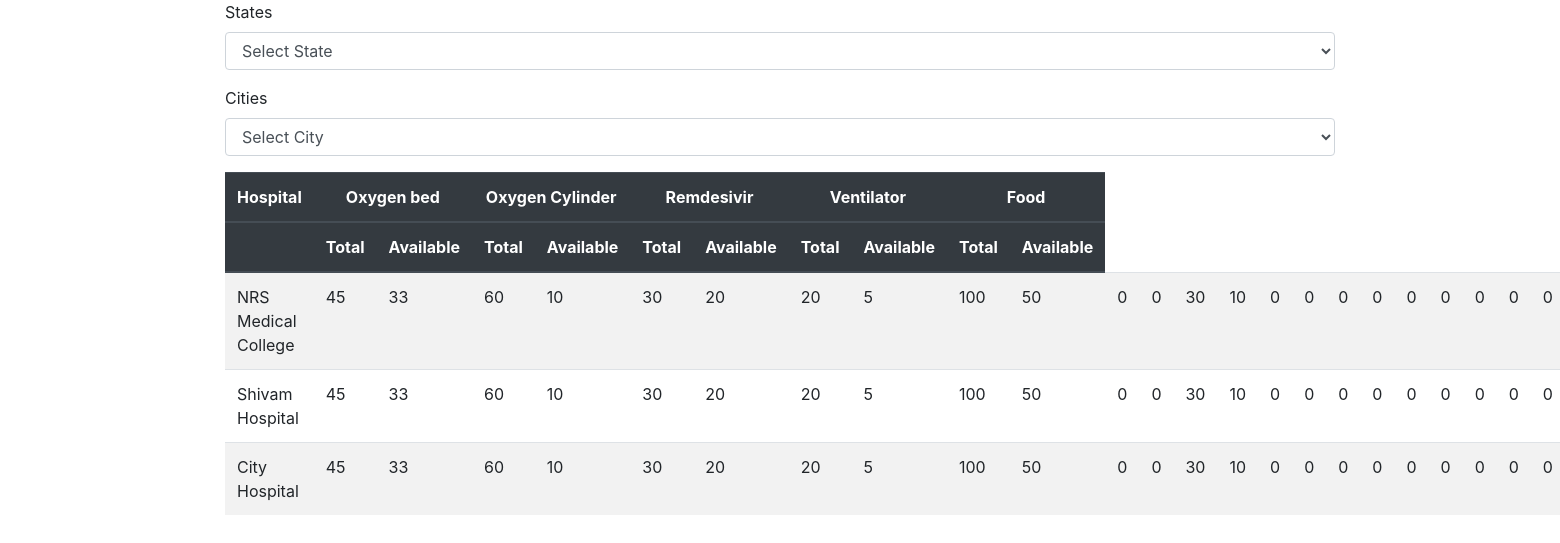
The page / on the database its author committed.
### hbapp/models.py (models this page shows, shortened)
class Facility(models.Model):
    title=models.CharField(max_length=60,null=False,blank=False,default="")

class Hospital(models.Model):
    name=models.CharField(max_length=50)
    city=models.ForeignKey(City,on_delete=models.CASCADE,related_name='hospitals')
    phone=models.CharField(max_length=12)
    address=models.CharField(max_length=200)

class Availability(models.Model):
    hospital=models.ForeignKey(Hospital,on_delete=models.CASCADE,related_name='availabilities')
    facility=models.ForeignKey(Facility,on_delete=models.CASCADE,related_name='availabilities')
    updated_at=models.DateTimeField(auto_now=True)
    total=models.IntegerField(default=0)
    available=models.IntegerField(default=0)

### hbapp/views.py (the view)
# urls.py: 2. Add a URL to urlpatterns:  path('', views.home, name='home')
def home(request):
    selected_state_id=request.GET.get('state')
    selected_city_id=request.GET.get('city')
    facilities=Facility.objects.all().order_by('pk')
    hospitals=Hospital.objects.all()
    if selected_state_id:
        cities=City.objects.filter(state=selected_state_id)
    else:
        cities=City.objects.all()
    if selected_city_id:
        hospitals=hospitals.filter(city=City(pk=selected_city_id))
    states=State.objects.all()
    availabilities=Availability.objects.all()
    context={
        'facilities':facilities,
        'cities':cities,
        'states':states,
        'hospitals':hospitals,
        'availabilities':availabilities,
        'selected_state_id':selected_state_id,
        'selected_city_id':selected_city_id
    }
    return render(request,'hbapp/index.html',context=context)

### hbapp/models.py (called while the page is built)
    def __str__(self) -> str:
        return self.name

    def __str__(self) -> str:
        return self.name

### hbapp/templatetags/custom_tags.py (called while the page is built)
@register.simple_tag
def get_availabilities(hospital):
    return Availability.objects.filter(hospital=hospital).order_by('facility_id')

@register.simple_tag
def is_state_selected(selected_state,pk):
    if selected_state==str(pk):
        return 'selected'

@register.simple_tag
def is_city_selected(selected_city_id,pk):
    if selected_city_id==str(pk):
        return 'selected'

### hbapp/templates/hbapp/index.html (shortened to what this page needs)
<!DOCTYPE html>
{% load custom_tags %}
<html lang="en">
<head>
    <link rel="stylesheet" href="https://cdn.jsdelivr.net/npm/bootstrap@4.5.3/dist/css/bootstrap.min.css"
>
</head>
<body>
    <div class="container">
        <form action="" id="filterForm" method="get">
            <div>
                <div class="form-group">
                    <label for="state">States</label>
                    <select name="state" id="state" class="form-control">
                    <option value=""><h1>Select State</h1> </option>
                </select>
                </div>
                <div class="form-group">
                    <label for="city">Cities</label>
                    <select name="city" id="city" class="form-control">
                    <option value=""><h1>Select City</h1> </option>
                </select>
                </div>
            </div>
        </form>
        <table class="table table-striped">
            <thead class="thead-dark">
                <tr>
                            <th>
                                Hospital
                            </th>
                        {% for facility in facilities %}
                        <th colspan="2" class="text-center">
                        {{facility.title}}
                    </th>
                        {% endfor %}
                </tr>
                <tr>
                    <th>
                    </th>
                    {% for facility in facilities %}
                    <th>
                        Total
                    </th>
                    <th>
                        Available
                    </th>
                    {% endfor %}
                </tr>
            </thead>
            <tbody>
                {% for hospital in hospitals %}
                <tr>
                    <td>{{hospital.name}}</td>
                    {% get_availabilities hospital as avl %}
                    {% for avl in availabilities %}
                    <td>{{avl.total}}</td>
                    <td>{{avl.available}}</td>
                    {% endfor %}
                </tr>
                {% endfor %}
            </tbody>
        </table>
    </div>
</body>
</html>

### rows shown on the page
Facility: title "Oxygen bed"
Facility: title "Oxygen Cylinder"
Facility: title "Remdesivir"
Facility: title "Ventilator"
Facility: title "Food"
Hospital: name "NRS Medical College"
Availability: total "45", available "33"
Availability: total "60", available "10"
Availability: total "30", available "20"
Availability: total "20", available "5"
Availability: total "100", available "50"
Availability: total "0", available "0"
Availability: total "30", available "10"
Availability: total "0", available "0"
Availability: total "0", available "0"
Availability: total "0", available "0"
Availability: total "0", available "0"
Availability: total "0"
Hospital: name "Shivam Hospital"
Hospital: name "City Hospital"
